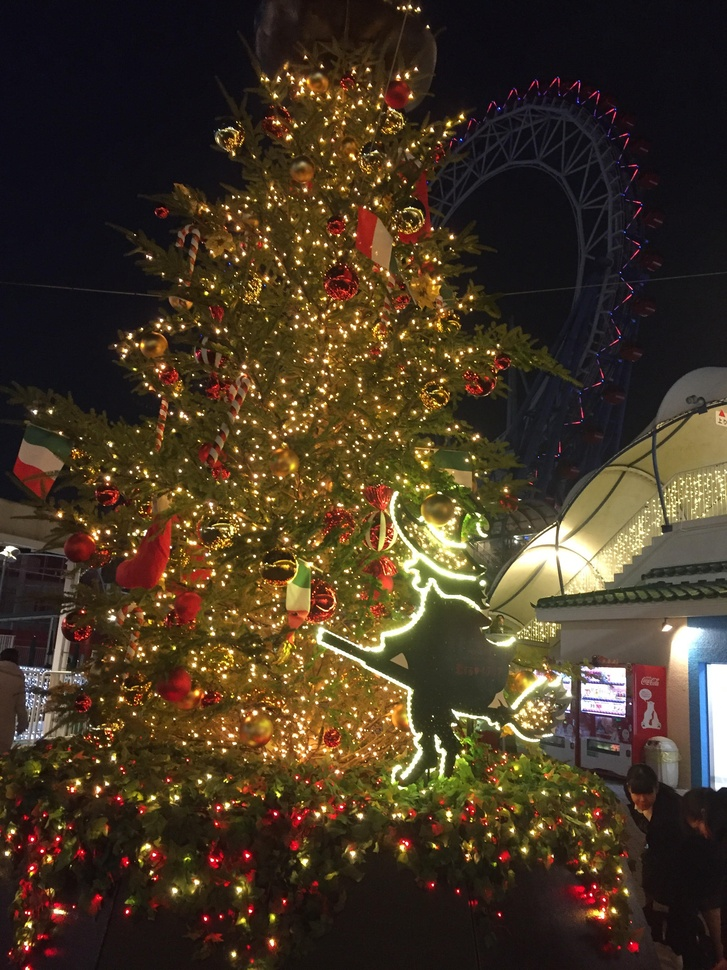
%> input picture lecture_image_processing-master/christmas tree.jpg, 727 x 970 px, shrunk from 2448 x 3264 before the run
$ octave kadai6.m   (GNU Octave 9; MATLAB toolbox functions it lacks are replaced by stand-ins)
%> lines starting %> are read from the running program, lines starting %| are printed output that depends on the picture; in (x1, y1, x2, y2) boxes, pixels count from 0 and x2, y2 are one past the last pixel; in counts of white or black regions, pixels touching at a corner belong together; the program's own positions count from 1
% 課題６　画像の二値化
% 下記のプログラムを参考にして画像を二値化せよ．
% 下記はサンプルプログラムである．
% 課題作成にあたっては「Lenna」以外の画像を用いよ．


clear; % 変数のオールクリア
ORG=imread('christmas tree.jpg'); % 原画像の入力
%> ORG is the input picture: size 970x727x3 uint8; mean R, G, B 68.8, 54, 36.3
ORG = rgb2gray(ORG);
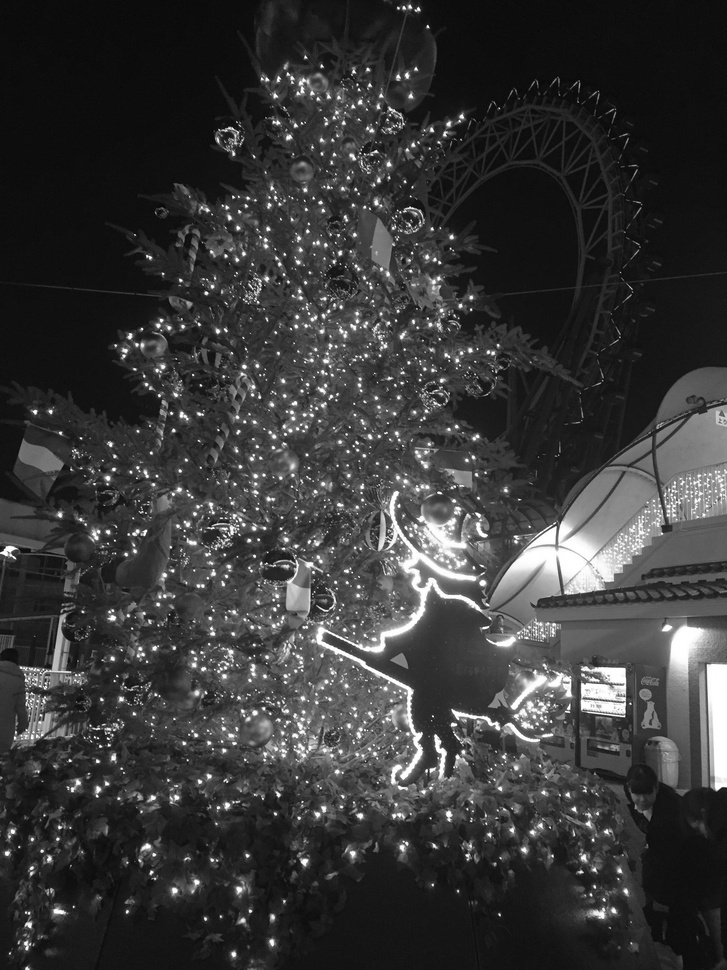
%> ORG: size 970x727 uint8; min 2, max 255, mean 56.4
imagesc(ORG); colormap(gray); colorbar; % 画像の表示
pause; % 一時停止


IMG = ORG>128; % 128による二値化
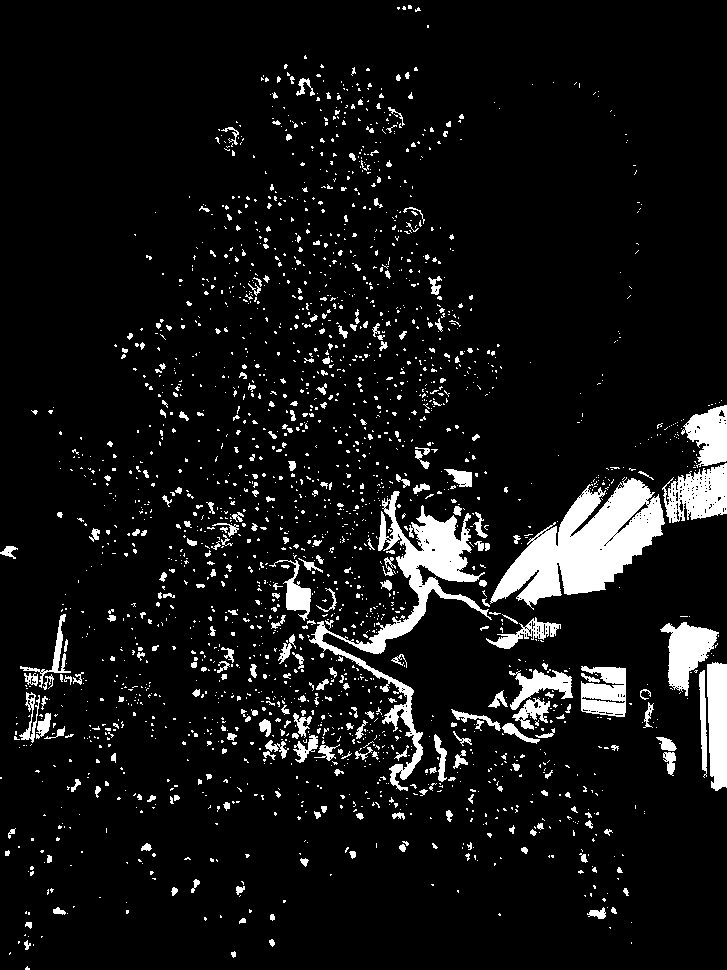
%> IMG: size 970x727 logical; 8.1% white; 2227 white regions (1920 under 20 px), largest, box (x1, y1, x2, y2) and area: (490, 477, 665, 610) 10873, (309, 491, 492, 791) 7939, (662, 463, 727, 523) 2473
imagesc(IMG); colormap(gray); colorbar; % 画像の表示
pause;

IMG = dither(ORG); % ディザ法による二値化
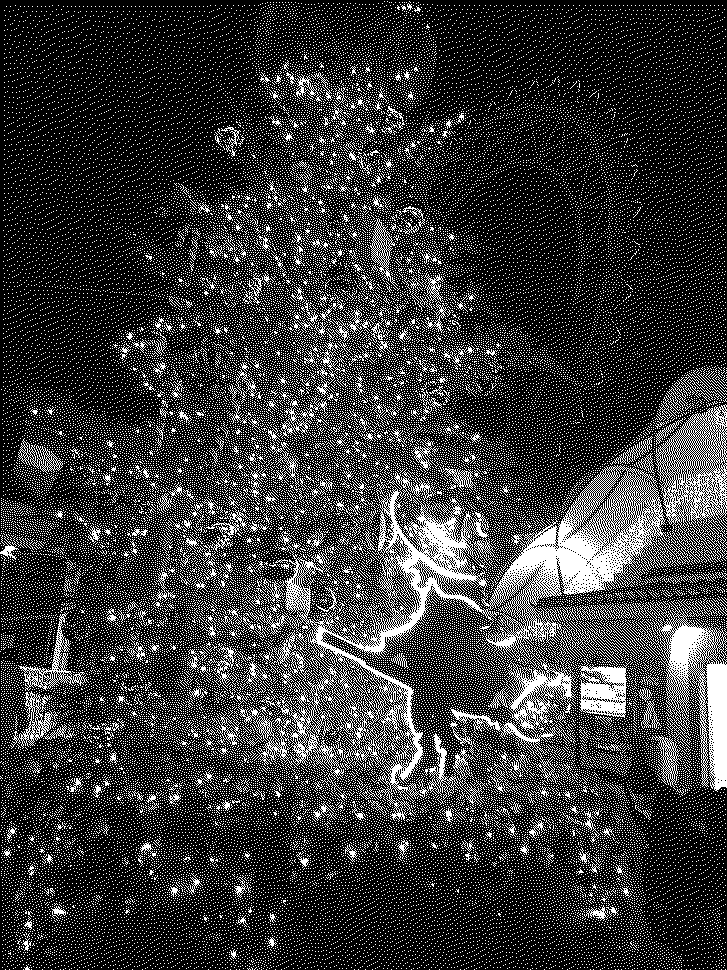
%> IMG: size 970x727 logical; 22% white in thin lines or dots
imagesc(IMG); colormap(gray); colorbar; % 画像の表示
